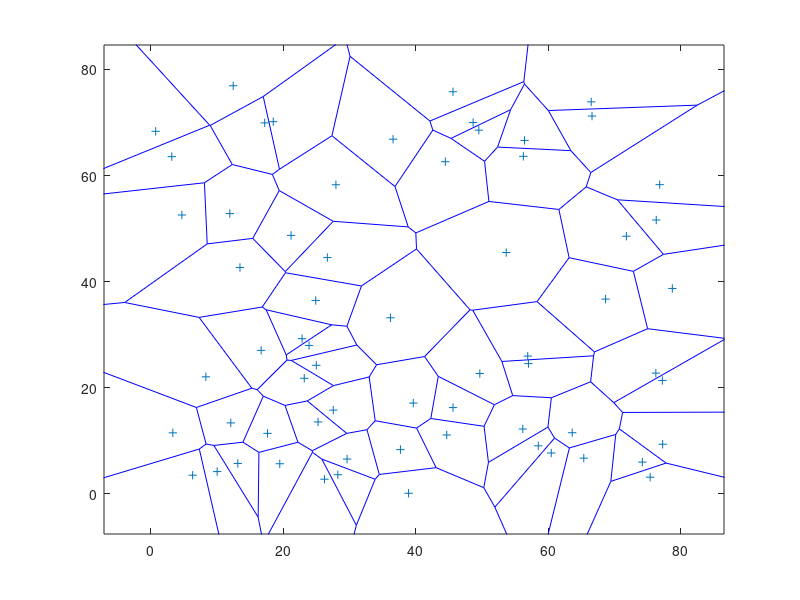

The MATLAB source for this figure:
side = 80; %the length of the area
lambda = 0.01; %the intensity of nodes
N = round(side*side*lambda);%the number of nodes
x = zeros(1,N);% the x-coordinate of points
y = zeros(1,N);% the y-coordinate of points

for i = 1:N
  x(i) = rand(1)*side;
  y(i) = rand(1)*side;
end

voronoi(x,y);
